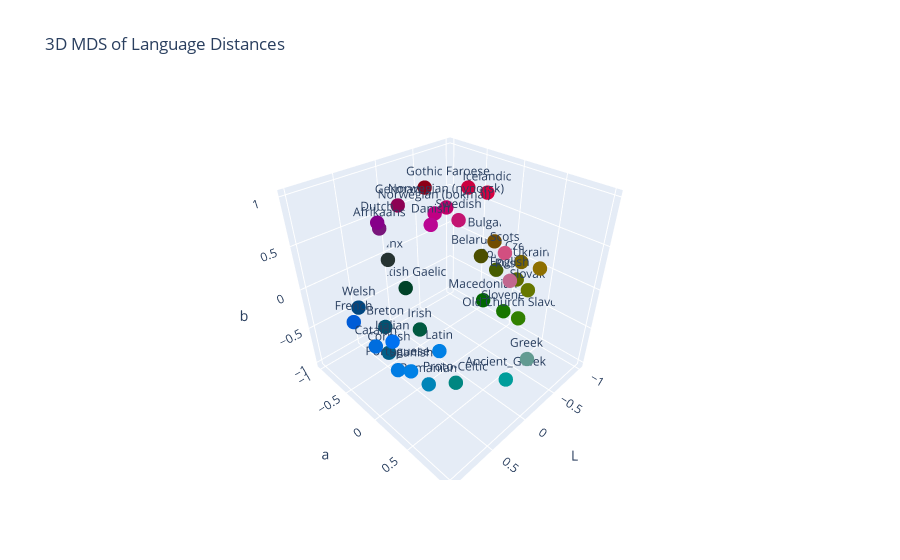

Notebook code cell kept with this figure:
### Code cell
import plotly.graph_objects as go

df = coords_3d.copy()
df["language"] = df.index

fig = go.Figure(
    data=[
        go.Scatter3d(
            x=df["x"], y=df["y"], z=df["z"],
            mode="markers+text",
            text=df["language"],
            marker=dict(
                size=5,
                color=df["hex"],  # <-- literal per-point colors
            ),
        )
    ]
)

fig.update_layout(
    scene=dict(
        xaxis_title="L",
        yaxis_title="a",
        zaxis_title="b",
    ),
    scene_aspectmode="data",
    title="3D MDS of Language Distances",
)

fig.show()

### Figure 1 — Plotly figure (JSON) as saved in the notebook; plotly's stock layout.template omitted (floating-point values rounded to 4 significant figures)
{"data": [{"marker": {"color": ["#0080e5", "#007ce3", "#0081e6", "#005cd7", "#0071f1", "#0085b8", "#006dde", "#8d0017", "#d24f80", "#860089", "#79167b", "#8d0053", "#ba0693", "#c31471", "#cc003f", "#d80041", "#c00083", "#c10069", "#c2678f", "#008681", "#005371", "#006089", "#004781", "#005940", "#004228", "#263331", "#318000", "#796400", "#465c00", "#667700", "#724d00", "#006600", "#187600", "#4c4f00", "#5f6c00", "#8e6f00", "#629b92", "#009d9b"], "size": 5}, "mode": "markers+text", "text": ["Latin ", "Portuguese ", "Spanish ", "French ", "Italian ", "Romanian ", "Catalan", "Gothic ", "Scots ", "Dutch ", "Afrikaans ", "German ", "Danish ", "Swedish ", "Faroese ", "Icelandic ", "Norwegian (bokmål) ", "Norwegian (nynorsk) ", "English", "Proto-Celtic", "Breton", "Cornish", "Welsh", "Irish", "Scottish Gaelic", "Manx", "Old Church Slavonic ", "Czech ", "Polish ", "Slovak ", "Bulgarian ", "Macedonian ", "Slovene ", "Belarusian ", "Russian ", "Ukrainian", "Greek", "Ancient_Greek"], "type": "scatter3d", "x": [0.7518, 0.8992, 0.8623, 1, 0.9688, 0.5742, 0.9565, -0.3491, -0.001823, 0.4928, 0.4215, 0.1237, 0.3447, 0.06113, -0.2667, -0.3165, 0.2423, 0.06043, 0.06424, 0.1756, 0.3976, 0.508, 0.5916, -0.02689, -0.1115, 0.003397, -0.7159, -0.9771, -1, -0.8749, -0.9377, -0.7221, -0.7303, -0.9364, -0.9303, -0.9323, 0.01518, 0.132], "y": [0.6258, 0.2351, 0.3754, -0.2309, 0.291, 0.2744, 0.01131, -0.7269, 0.6432, -0.4357, -0.5148, -0.5934, 0.1149, 0.1632, -0.03288, 0.1564, 0.05566, 0.01221, 0.7678, 0.2605, -0.619, -0.4417, -0.7969, -0.5338, -0.8557, -1, 0.3589, 0.1413, -0.2228, 0.3377, -0.2265, -0.1689, 0.1347, -0.4171, 0.1361, 0.418, 1, 0.8728], "z": [0.07666, -0.3144, -0.2561, 0.03144, 0.1053, -0.7129, -0.1356, 0.7703, 0.6995, 0.771, 0.6572, 0.7666, 0.8952, 0.8553, 1, 0.9925, 0.9447, 0.9253, 0.5115, -1, -0.6094, -0.8073, -0.3316, -0.8491, -0.4536, -0.07601, -0.5649, -0.03462, -0.3126, -0.2693, 0.09774, -0.5918, -0.5952, -0.1781, -0.2493, 0.02458, -0.2581, -0.5303]}], "layout": {"scene": {"aspectmode": "data", "xaxis": {"title": {"text": "L"}}, "yaxis": {"title": {"text": "a"}}, "zaxis": {"title": {"text": "b"}}}, "title": {"text": "3D MDS of Language Distances"}}}
